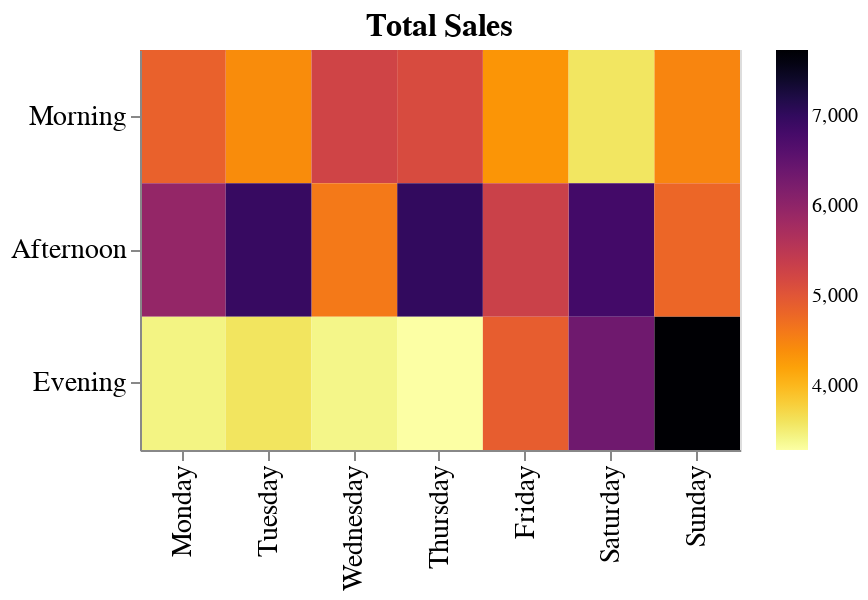

This figure's notebook cell:
### Code cell
# Same plot as above, using `transform_filter`

plot_1_transform = (alt
 .Chart(new_df)
 .mark_rect()
 .encode(
     alt.X('Day_of_week:N', title=None, sort=days),
     alt.Y('Time_of_day:N', title=None, sort=times),
     alt.Color('sum(Total):Q', title=None, scale=alt.Scale(scheme='inferno'), sort="descending"),
     tooltip=[alt.Tooltip('Day_of_week', title = 'Day of the week'), 
              alt.Tooltip('Time_of_day', title = "Time of the day"), 
              alt.Tooltip('sum(Total):Q', title = 'Sales', format='$,.0f')])
 .transform_filter(alt.FieldEqualPredicate(field='Branch', equal='A'))
 .configure_axis(labelFontSize=14, titleFontSize=14)
 .configure_title(fontSize=16)
 .properties(width=300, height=200, title='Total Sales')
)

plot_1_transform

### Figure 1 — Vega-Lite specification as saved in the notebook (floating-point values rounded to 4 significant figures; data arrays with more than 128 entries replaced by an {"elided": "..."} marker saying what was removed)
{"$schema": "https://vega.github.io/schema/vega-lite/v3.4.0.json", "config": {"axis": {"labelFontSize": 14, "titleFontSize": 14}, "mark": {"tooltip": null}, "title": {"fontSize": 16}, "view": {"height": 300, "width": 400}}, "data": {"name": "data-951c379322c133f0d1db14ecb82b3366"}, "datasets": {"data-951c379322c133f0d1db14ecb82b3366": {"elided": "1000 records"}}, "encoding": {"color": {"aggregate": "sum", "field": "Total", "scale": {"scheme": "inferno"}, "sort": "descending", "title": null, "type": "quantitative"}, "tooltip": [{"field": "Day_of_week", "title": "Day of the week", "type": "nominal"}, {"field": "Time_of_day", "title": "Time of the day", "type": "nominal"}, {"aggregate": "sum", "field": "Total", "title": "Sales", "type": "quantitative"}], "x": {"field": "Day_of_week", "sort": ["Monday", "Tuesday", "Wednesday", "Thursday", "Friday", "Saturday", "Sunday"], "title": null, "type": "nominal"}, "y": {"field": "Time_of_day", "sort": ["Morning", "Afternoon", "Evening"], "title": null, "type": "nominal"}}, "height": 200, "mark": "rect", "title": "Total Sales", "transform": [{"filter": {"equal": "A", "field": "Branch"}}], "width": 300}
